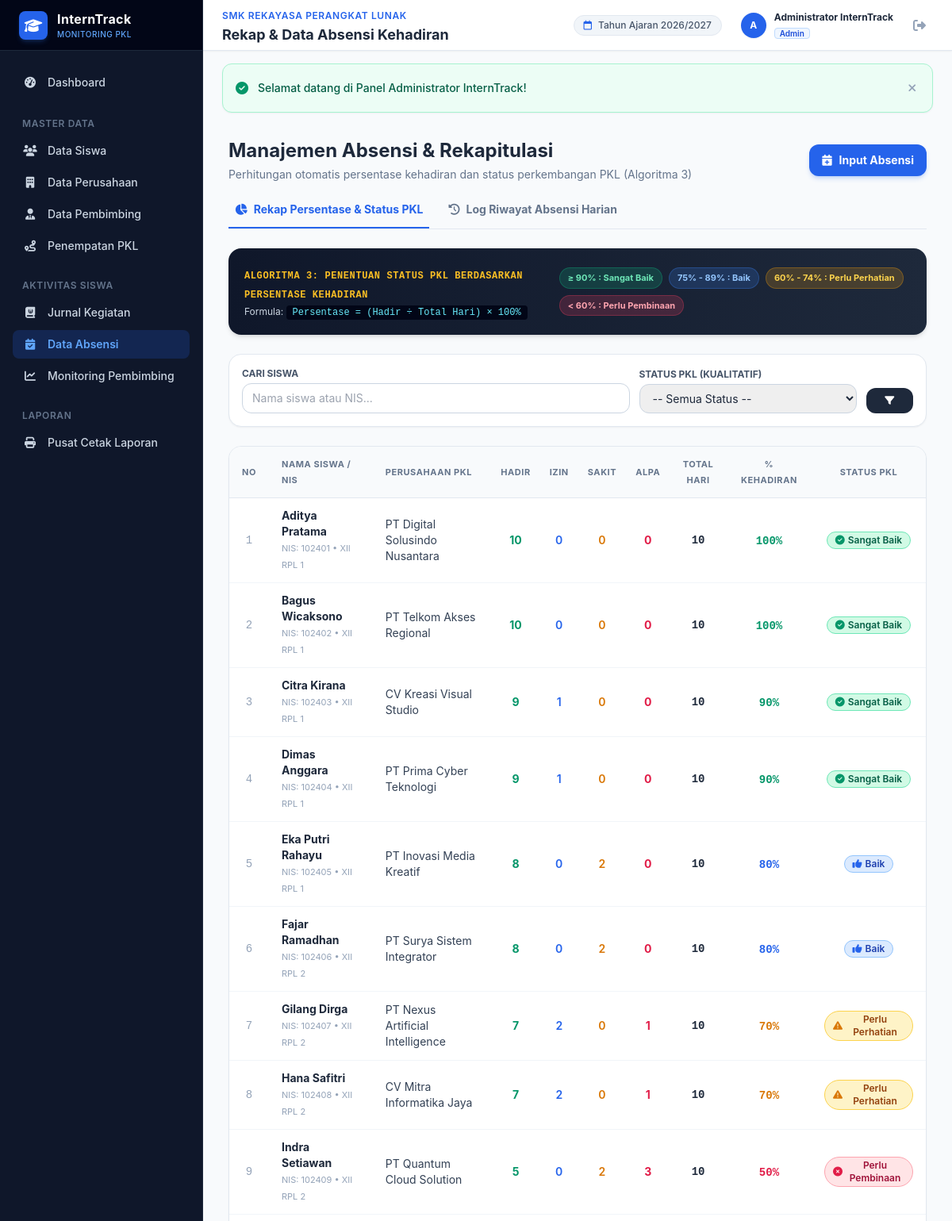
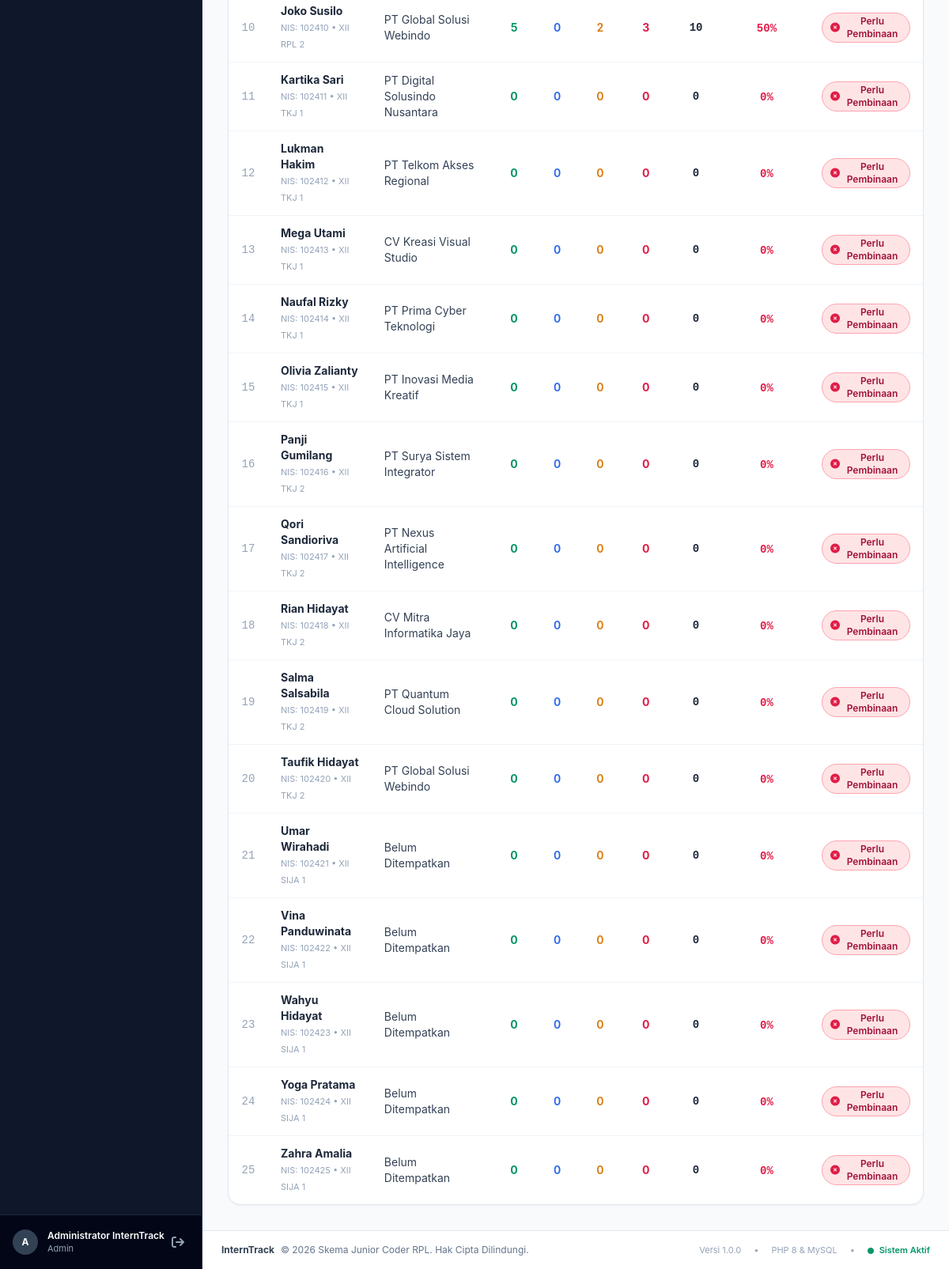
Page /admin/absensi/index.php (signed in) on the committed database (2 pictures, top to bottom).
### tables this page shows
CREATE TABLE `siswa` (
  `id` int(11) NOT NULL AUTO_INCREMENT,
  `user_id` int(11) DEFAULT NULL,
  `nis` varchar(20) NOT NULL,
  `nama` varchar(100) NOT NULL,
  `kelas` varchar(30) NOT NULL,
  `jurusan` varchar(60) NOT NULL,
  `no_hp` varchar(25) NOT NULL,
  `alamat` text DEFAULT NULL,
  `created_at` timestamp NOT NULL DEFAULT current_timestamp(),
  PRIMARY KEY (`id`),
  UNIQUE KEY `nis` (`nis`),
  KEY `fk_siswa_user` (`user_id`),
  CONSTRAINT `fk_siswa_user` FOREIGN KEY (`user_id`) REFERENCES `users` (`id`) ON DELETE SET NULL
);

### admin/absensi/index.php (the view, shortened to what this page needs)
<?php
require_once __DIR__ . '/../../config/database.php';
require_once __DIR__ . '/../../config/helper.php';
$tab = clean_input($_GET['tab'] ?? 'rekap');
$search = clean_input($_GET['search'] ?? '');
$sqlRekap = "
    SELECT
        s.id as siswa_id,
        s.nis,
        s.nama,
        s.kelas,
        s.jurusan,
        p.nama_perusahaan,
        pen.status as status_penempatan,
        COUNT(a.id) as total_hari,
        SUM(CASE WHEN a.status = 'Hadir' THEN 1 ELSE 0 END) as total_hadir,
        SUM(CASE WHEN a.status = 'Izin' THEN 1 ELSE 0 END) as total_izin,
        SUM(CASE WHEN a.status = 'Sakit' THEN 1 ELSE 0 END) as total_sakit,
        SUM(CASE WHEN a.status = 'Alpa' THEN 1 ELSE 0 END) as total_alpa
    FROM siswa s
    LEFT JOIN penempatan pen ON pen.siswa_id = s.id AND pen.status = 'Aktif'
    LEFT JOIN perusahaan p ON p.id = pen.perusahaan_id
    LEFT JOIN absensi a ON a.siswa_id = s.id
    WHERE 1=1
";
$paramsRekap = [];
$sqlRekap .= " GROUP BY s.id, s.nis, s.nama, s.kelas, s.jurusan, p.nama_perusahaan, pen.status ORDER BY s.nama ASC";
$stmtRekap = $pdo->prepare($sqlRekap);
$stmtRekap->execute($paramsRekap);
$rawRekap = $stmtRekap->fetchAll();
$rekap_data = [];
foreach ($rawRekap as $row) {
    $persen = hitungPersentaseKehadiran((int)$row['total_hadir'], (int)$row['total_hari']);
    $status_pkl = hitungStatusKehadiran($persen);
    $row['persentase'] = $persen;
    $row['status_kehadiran'] = $status_pkl;
    $rekap_data[] = $row;
}
require_once __DIR__ . '/../../includes/header.php';
?>
<div class="flex h-screen overflow-hidden">
    <?php require_once __DIR__ . '/../../includes/sidebar.php'; ?>
    <div class="flex-1 flex flex-col overflow-y-auto">
        <?php require_once __DIR__ . '/../../includes/navbar.php'; ?>
        <main class="p-4 sm:p-6 lg:p-8 space-y-6">
            <div class="flex flex-col sm:flex-row sm:items-center justify-between gap-4">
                <div>
                    <h2 class="text-xl sm:text-2xl font-bold text-slate-800">Manajemen Absensi & Rekapitulasi</h2>
                    <p class="text-xs sm:text-sm text-slate-500 mt-1">Perhitungan otomatis persentase kehadiran dan status perkembangan PKL (Algoritma 3)</p>
                </div>
                <div class="flex items-center gap-3">
                    <a href="<?= base_url('admin/absensi/tambah.php') ?>" class="px-4 py-2.5 bg-blue-600 hover:bg-blue-700 text-white rounded-xl text-xs sm:text-sm font-bold shadow-md shadow-blue-600/20 transition-all flex items-center gap-2">
                        <i class="fa-solid fa-calendar-plus"></i>
                        <span>Input Absensi</span>
                    </a>
                </div>
            </div>
            <div class="flex border-b border-slate-200 gap-4">
                <a href="<?= base_url('admin/absensi/index.php?tab=rekap') ?>"
                   class="pb-3 px-2 text-sm font-bold border-b-2 transition-colors flex items-center gap-2 <?= $tab === 'rekap' ? 'border-blue-600 text-blue-600' : 'border-transparent text-slate-500 hover:text-slate-800' ?>">
                    <i class="fa-solid fa-chart-pie"></i>
                    <span>Rekap Persentase & Status PKL</span>
                </a>
                <a href="<?= base_url('admin/absensi/index.php?tab=log') ?>"
                   class="pb-3 px-2 text-sm font-bold border-b-2 transition-colors flex items-center gap-2 <?= $tab === 'log' ? 'border-blue-600 text-blue-600' : 'border-transparent text-slate-500 hover:text-slate-800' ?>">
                    <i class="fa-solid fa-clock-rotate-left"></i>
                    <span>Log Riwayat Absensi Harian</span>
                </a>
            </div>
            <?php if ($tab === 'rekap'): ?>
                <div class="bg-gradient-to-r from-slate-900 to-slate-800 rounded-2xl p-4 sm:p-5 text-white shadow-md">
                    <div class="flex flex-col md:flex-row md:items-center justify-between gap-4">
                        <div>
                            <span class="text-xs font-mono font-bold text-amber-400 uppercase tracking-wider">Algoritma 3: Penentuan Status PKL Berdasarkan Persentase Kehadiran</span>
                            <p class="text-xs text-slate-300 mt-1">
                                Formula: <code class="bg-slate-950 px-2 py-0.5 rounded text-cyan-300 font-mono">Persentase = (Hadir &divide; Total Hari) &times; 100%</code>
                            </p>
                        </div>
                        <div class="flex flex-wrap gap-2 text-[11px] font-bold">
                            <span class="px-2.5 py-1 rounded-full bg-emerald-500/20 text-emerald-300 border border-emerald-500/30">&ge; 90% : Sangat Baik</span>
                            <span class="px-2.5 py-1 rounded-full bg-blue-500/20 text-blue-300 border border-blue-500/30">75% - 89% : Baik</span>
                            <span class="px-2.5 py-1 rounded-full bg-amber-500/20 text-amber-300 border border-amber-500/30">60% - 74% : Perlu Perhatian</span>
                            <span class="px-2.5 py-1 rounded-full bg-rose-500/20 text-rose-300 border border-rose-500/30">&lt; 60% : Perlu Pembinaan</span>
                        </div>
                    </div>
                </div>
                <div class="bg-white p-4 rounded-2xl border border-slate-200 shadow-sm">
                    <form action="<?= base_url('admin/absensi/index.php') ?>" method="GET" class="grid grid-cols-1 sm:grid-cols-12 gap-3 items-end">
                        <div class="sm:col-span-7">
                            <label for="search" class="block text-xs font-bold text-slate-600 uppercase mb-1">Cari Siswa</label>
                            <input type="text" name="search" id="search" value="<?= htmlspecialchars($search) ?>" placeholder="Nama siswa atau NIS..."
                                   class="w-full px-3 py-2 border border-slate-300 rounded-xl text-xs sm:text-sm focus:outline-none focus:ring-2 focus:ring-blue-500">
                        </div>
                        <div class="sm:col-span-4">
                            <label for="status_kehadiran" class="block text-xs font-bold text-slate-600 uppercase mb-1">Status PKL (Kualitatif)</label>
                            <select name="status_kehadiran" id="status_kehadiran" class="w-full py-2 px-3 border border-slate-300 rounded-xl text-xs sm:text-sm focus:outline-none focus:ring-2 focus:ring-blue-500">
                                <option value="">-- Semua Status --</option>
                            </select>
                        </div>
                        <div class="sm:col-span-1">
                            <button type="submit" class="w-full py-2 bg-slate-800 hover:bg-slate-900 text-white rounded-xl text-xs font-bold transition-colors">
                                <i class="fa-solid fa-filter"></i>
                            </button>
                        </div>
                    </form>
                </div>
                <div class="bg-white rounded-2xl border border-slate-200 shadow-sm overflow-hidden">
                    <div class="overflow-x-auto">
                        <table class="w-full text-left text-xs sm:text-sm">
                            <thead class="bg-slate-50 text-slate-500 uppercase text-[11px] tracking-wider border-b border-slate-200">
                                <tr>
                                    <th class="py-3 px-4 text-center w-12">No</th>
                                    <th class="py-3 px-4">Nama Siswa / NIS</th>
                                    <th class="py-3 px-4">Perusahaan PKL</th>
                                    <th class="py-3 px-3 text-center">Hadir</th>
                                    <th class="py-3 px-3 text-center">Izin</th>
                                    <th class="py-3 px-3 text-center">Sakit</th>
                                    <th class="py-3 px-3 text-center">Alpa</th>
                                    <th class="py-3 px-3 text-center">Total Hari</th>
                                    <th class="py-3 px-4 text-center">% Kehadiran</th>
                                    <th class="py-3 px-4 text-center">Status PKL</th>
                                </tr>
                            </thead>
                            <tbody class="divide-y divide-slate-100">
                                <?php if (empty($rekap_data)): ?>
                                    <tr>
                                        <td colspan="10" class="py-8 text-center text-slate-400 text-xs">Tidak ada data rekapitulasi.</td>
                                    </tr>
                                <?php else: ?>
                                    <?php foreach ($rekap_data as $idx => $r): ?>
                                        <tr class="hover:bg-slate-50 transition-colors">
                                            <td class="py-3 px-4 text-center text-slate-400 font-mono"><?= $idx + 1 ?></td>
                                            <td class="py-3 px-4">
                                                <a href="<?= base_url('admin/siswa/detail.php?id=' . $r['siswa_id']) ?>" class="font-bold text-slate-800 hover:text-blue-600 block">
                                                    <?= htmlspecialchars($r['nama']) ?>
                                                </a>
                                                <span class="text-[11px] text-slate-400">NIS: <?= htmlspecialchars($r['nis']) ?> • <?= htmlspecialchars($r['kelas']) ?></span>
                                            </td>
                                            <td class="py-3 px-4 text-slate-700">
                                                <?= htmlspecialchars($r['nama_perusahaan'] ?? 'Belum Ditempatkan') ?>
                                            </td>
                                            <td class="py-3 px-3 text-center font-bold text-emerald-600"><?= $r['total_hadir'] ?></td>
                                            <td class="py-3 px-3 text-center font-semibold text-blue-600"><?= $r['total_izin'] ?></td>
                                            <td class="py-3 px-3 text-center font-semibold text-amber-600"><?= $r['total_sakit'] ?></td>
                                            <td class="py-3 px-3 text-center font-bold text-rose-600"><?= $r['total_alpa'] ?></td>
                                            <td class="py-3 px-3 text-center font-mono font-bold text-slate-800"><?= $r['total_hari'] ?></td>
                                            <td class="py-3 px-4 text-center">
                                                <span class="font-black font-mono text-sm <?= $r['persentase'] >= 90 ? 'text-emerald-600' : ($r['persentase'] >= 75 ? 'text-blue-600' : ($r['persentase'] >= 60 ? 'text-amber-600' : 'text-rose-600')) ?>">
                                                    <?= $r['persentase'] ?>%
                                                </span>
                                            </td>
                                            <td class="py-3 px-4 text-center">
                                                <?= badgeStatusKehadiran($r['status_kehadiran']) ?>
                                            </td>
                                        </tr>
                                    <?php endforeach; ?>
                                <?php endif; ?>
                            </tbody>
                        </table>
                    </div>
                </div>
            <?php endif; ?>
        </main>
        <?php require_once __DIR__ . '/../../includes/footer.php'; ?>

### config/helper.php (shortened to what this page needs)
<?php
function base_url($path = '') {
    $protocol = (!empty($_SERVER['HTTPS']) && $_SERVER['HTTPS'] !== 'off' || (isset($_SERVER['SERVER_PORT']) && $_SERVER['SERVER_PORT'] == 443)) ? "https://" : "http://";
    $host = isset($_SERVER['HTTP_HOST']) ? $_SERVER['HTTP_HOST'] : 'localhost';
    $script_dir = dirname($_SERVER['SCRIPT_NAME']);
    $script_dir = str_replace('\\', '/', $script_dir);
    $pos = stripos($script_dir, '/interntrack');
    if ($pos !== false) {
        $base = substr($script_dir, 0, $pos + 12);
    } else {
        $base = '';
    }
    $clean_path = ltrim($path, '/');
    return rtrim($protocol . $host . $base, '/') . ($clean_path ? '/' . $clean_path : '');
}
function hitungPersentaseKehadiran($hadir, $total_hari) {
    if ($total_hari <= 0) {
        return 0;
    }
    $persen = ($hadir / $total_hari) * 100;
    return round($persen, 1);
}
function hitungStatusKehadiran($persentase) {
    if ($persentase >= 90) {
        return 'Sangat Baik';
    } elseif ($persentase >= 75) {
        return 'Baik';
    } elseif ($persentase >= 60) {
        return 'Perlu Perhatian';
    } else {
        return 'Perlu Pembinaan';
    }
}
function badgeStatusKehadiran($status) {
    switch ($status) {
        case 'Sangat Baik':
            return '<span class="inline-flex items-center px-2.5 py-0.5 rounded-full text-xs font-semibold bg-emerald-100 text-emerald-800 border border-emerald-300"><i class="fa-solid fa-circle-check mr-1 text-emerald-600"></i> Sangat Baik</span>';
        case 'Baik':
            return '<span class="inline-flex items-center px-2.5 py-0.5 rounded-full text-xs font-semibold bg-blue-100 text-blue-800 border border-blue-300"><i class="fa-solid fa-thumbs-up mr-1 text-blue-600"></i> Baik</span>';
        case 'Perlu Perhatian':
            return '<span class="inline-flex items-center px-2.5 py-0.5 rounded-full text-xs font-semibold bg-amber-100 text-amber-800 border border-amber-300"><i class="fa-solid fa-triangle-exclamation mr-1 text-amber-600"></i> Perlu Perhatian</span>';
        case 'Perlu Pembinaan':
        default:
            return '<span class="inline-flex items-center px-2.5 py-0.5 rounded-full text-xs font-semibold bg-rose-100 text-rose-800 border border-rose-300"><i class="fa-solid fa-circle-xmark mr-1 text-rose-600"></i> Perlu Pembinaan</span>';
    }
}
function clean_input($data) {
    return htmlspecialchars(trim($data ?? ''), ENT_QUOTES, 'UTF-8');
}

### assets/css/style.css (style rules this page uses)
body { font-family: -apple-system, BlinkMacSystemFont, "Segoe UI", Roboto, "Helvetica Neue", Arial, sans-serif; background-color: #f8fafc; color: #1e293b; }

### rows in the picture
siswa: nama "Aditya Pratama", nis "102401", kelas "XII RPL 1", nama_perusahaan "PT Digital Solusindo Nusantara", total_hadir "10", total_izin "0", total_sakit "0", total_alpa "0", total_hari "10", persentase "100", shows "Sangat Baik"
siswa: nama "Bagus Wicaksono", nis "102402", kelas "XII RPL 1", nama_perusahaan "PT Telkom Akses Regional", total_hadir "10", total_izin "0", total_sakit "0", total_alpa "0", total_hari "10", persentase "100", shows "Sangat Baik"
siswa: nama "Citra Kirana", nis "102403", kelas "XII RPL 1", nama_perusahaan "CV Kreasi Visual Studio", total_hadir "9", total_izin "1", total_sakit "0", total_alpa "0", total_hari "10", persentase "90", shows "Sangat Baik"
siswa: nama "Dimas Anggara", nis "102404", kelas "XII RPL 1", nama_perusahaan "PT Prima Cyber Teknologi", total_hadir "9", total_izin "1", total_sakit "0", total_alpa "0", total_hari "10", persentase "90", shows "Sangat Baik"
siswa: nama "Eka Putri Rahayu", nis "102405", kelas "XII RPL 1", nama_perusahaan "PT Inovasi Media Kreatif", total_hadir "8", total_izin "0", total_sakit "2", total_alpa "0", total_hari "10", persentase "80", shows "Baik"
siswa: nama "Fajar Ramadhan", nis "102406", kelas "XII RPL 2", nama_perusahaan "PT Surya Sistem Integrator", total_hadir "8", total_izin "0", total_sakit "2", total_alpa "0", total_hari "10", persentase "80", shows "Baik"
siswa: nama "Gilang Dirga", nis "102407", kelas "XII RPL 2", nama_perusahaan "PT Nexus Artificial Intelligence", total_hadir "7", total_izin "2", total_sakit "0", total_alpa "1", total_hari "10", persentase "70", shows "Perlu Perhatian"
siswa: nama "Hana Safitri", nis "102408", kelas "XII RPL 2", nama_perusahaan "CV Mitra Informatika Jaya", total_hadir "7", total_izin "2", total_sakit "0", total_alpa "1", total_hari "10", persentase "70", shows "Perlu Perhatian"
siswa: nama "Indra Setiawan", nis "102409", kelas "XII RPL 2", nama_perusahaan "PT Quantum Cloud Solution", total_hadir "5", total_izin "0", total_sakit "2", total_alpa "3", total_hari "10", persentase "50", shows "Perlu Pembinaan"
siswa: nama "Joko Susilo", nis "102410", kelas "XII RPL 2", nama_perusahaan "PT Global Solusi Webindo", total_hadir "5", total_izin "0", total_sakit "2", total_alpa "3", total_hari "10", persentase "50", shows "Perlu Pembinaan"
siswa: nama "Kartika Sari", nis "102411", kelas "XII TKJ 1", nama_perusahaan "PT Digital Solusindo Nusantara", total_hadir "0", total_izin "0", total_sakit "0", total_alpa "0", total_hari "0", persentase "0", shows "Perlu Pembinaan"
siswa: nama "Lukman Hakim", nis "102412", kelas "XII TKJ 1", nama_perusahaan "PT Telkom Akses Regional", total_hadir "0", total_izin "0", total_sakit "0", total_alpa "0", total_hari "0", persentase "0", shows "Perlu Pembinaan"
siswa: nama "Mega Utami", nis "102413", kelas "XII TKJ 1", nama_perusahaan "CV Kreasi Visual Studio", total_hadir "0", total_izin "0", total_sakit "0", total_alpa "0", total_hari "0", persentase "0", shows "Perlu Pembinaan"
siswa: nama "Naufal Rizky", nis "102414", kelas "XII TKJ 1", nama_perusahaan "PT Prima Cyber Teknologi", total_hadir "0", total_izin "0", total_sakit "0", total_alpa "0", total_hari "0", persentase "0", shows "Perlu Pembinaan"
siswa: nama "Olivia Zalianty", nis "102415", kelas "XII TKJ 1", nama_perusahaan "PT Inovasi Media Kreatif", total_hadir "0", total_izin "0", total_sakit "0", total_alpa "0", total_hari "0", persentase "0", shows "Perlu Pembinaan"
siswa: nama "Panji Gumilang", nis "102416", kelas "XII TKJ 2", nama_perusahaan "PT Surya Sistem Integrator", total_hadir "0", total_izin "0", total_sakit "0", total_alpa "0", total_hari "0", persentase "0", shows "Perlu Pembinaan"
siswa: nama "Qori Sandioriva", nis "102417", kelas "XII TKJ 2", nama_perusahaan "PT Nexus Artificial Intelligence", total_hadir "0", total_izin "0", total_sakit "0", total_alpa "0", total_hari "0", persentase "0", shows "Perlu Pembinaan"
siswa: nama "Rian Hidayat", nis "102418", kelas "XII TKJ 2", nama_perusahaan "CV Mitra Informatika Jaya", total_hadir "0", total_izin "0", total_sakit "0", total_alpa "0", total_hari "0", persentase "0", shows "Perlu Pembinaan"
siswa: nama "Salma Salsabila", nis "102419", kelas "XII TKJ 2", nama_perusahaan "PT Quantum Cloud Solution", total_hadir "0", total_izin "0", total_sakit "0", total_alpa "0", total_hari "0", persentase "0", shows "Perlu Pembinaan"
siswa: nama "Taufik Hidayat", nis "102420", kelas "XII TKJ 2", nama_perusahaan "PT Global Solusi Webindo", total_hadir "0", total_izin "0", total_sakit "0", total_alpa "0", total_hari "0", persentase "0", shows "Perlu Pembinaan"
siswa: nama "Umar Wirahadi", nis "102421", kelas "XII SIJA 1", nama_perusahaan "Belum Ditempatkan", total_hadir "0", total_izin "0", total_sakit "0", total_alpa "0", total_hari "0", persentase "0", shows "Perlu Pembinaan"
siswa: nama "Vina Panduwinata", nis "102422", kelas "XII SIJA 1", nama_perusahaan "Belum Ditempatkan", total_hadir "0", total_izin "0", total_sakit "0", total_alpa "0", total_hari "0", persentase "0", shows "Perlu Pembinaan"
siswa: nama "Wahyu Hidayat", nis "102423", kelas "XII SIJA 1", nama_perusahaan "Belum Ditempatkan", total_hadir "0", total_izin "0", total_sakit "0", total_alpa "0", total_hari "0", persentase "0", shows "Perlu Pembinaan"
siswa: nama "Yoga Pratama", nis "102424", kelas "XII SIJA 1", nama_perusahaan "Belum Ditempatkan", total_hadir "0", total_izin "0", total_sakit "0", total_alpa "0", total_hari "0", persentase "0", shows "Perlu Pembinaan"
siswa: nama "Zahra Amalia", nis "102425", kelas "XII SIJA 1", nama_perusahaan "Belum Ditempatkan", total_hadir "0", total_izin "0", total_sakit "0", total_alpa "0", total_hari "0", persentase "0", shows "Perlu Pembinaan"

### other values in the picture
substr($current_user['nama_lengkap'] ?? 'U', 0, 1) "A"
$current_user['nama_lengkap'] "Administrator InternTrack"
$current_user['role'] "Admin"
$page_title "Rekap & Data Absensi Kehadiran"
$flash['message'] "Selamat datang di Panel Administrator InternTrack!"
